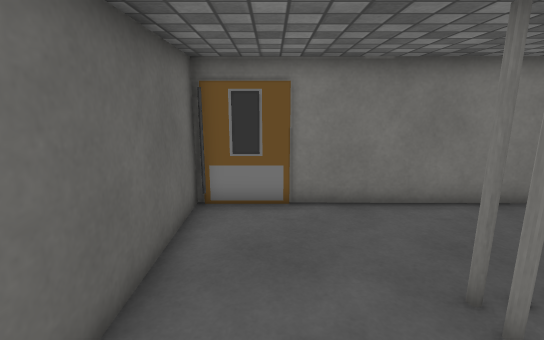
view 1 (above)

12 first-person views from a walk through a scene from a Unity 3-D project. The camera is 1.4 m above the floor, tilts 12° down and sees 85° across. The floor is counted in squares, 0.5 m on a side. Each view is taken from the middle of a square. On the plan, view 1 faces up. The plan holds only what a view shows up to about 20 squares ahead; the rest is blank. The player is left out. Some surface patterns are stand-ins.

view 2
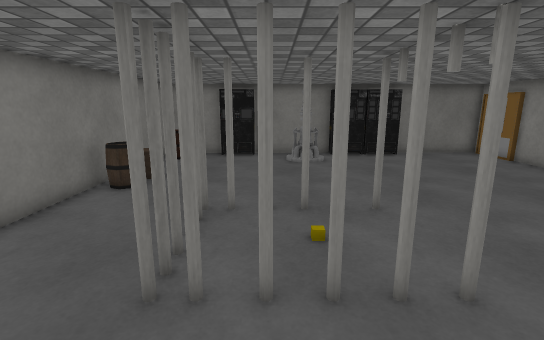

view 3
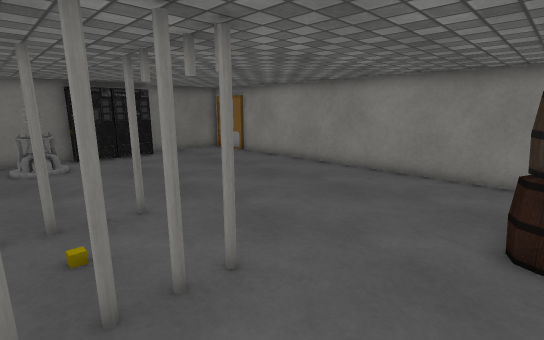

view 4
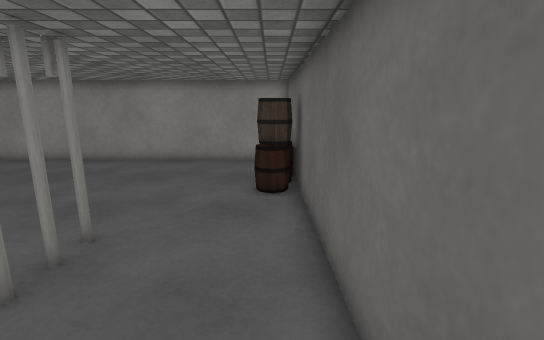

view 5
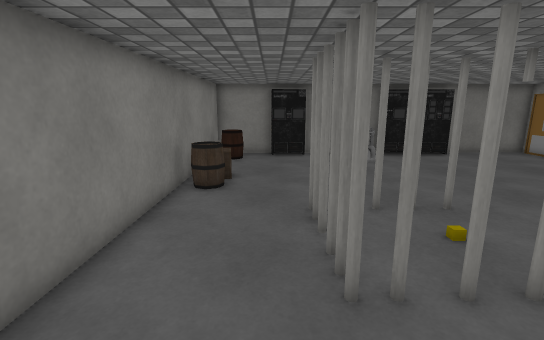

view 6
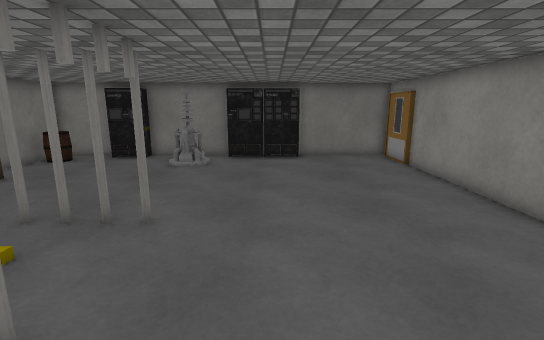

view 7
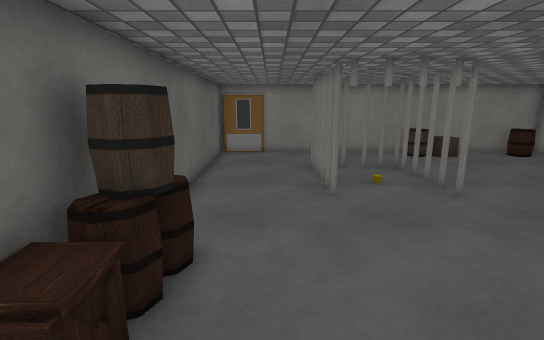

view 8
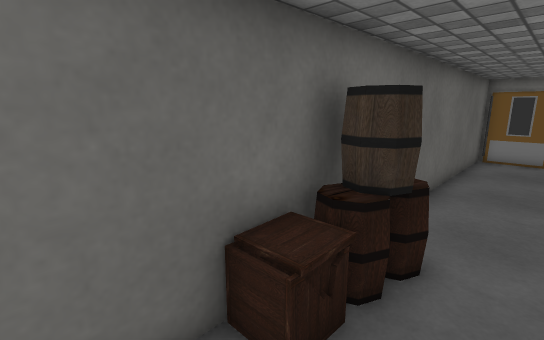

view 9
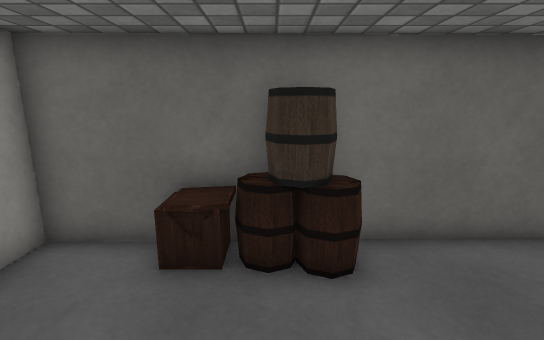

view 10
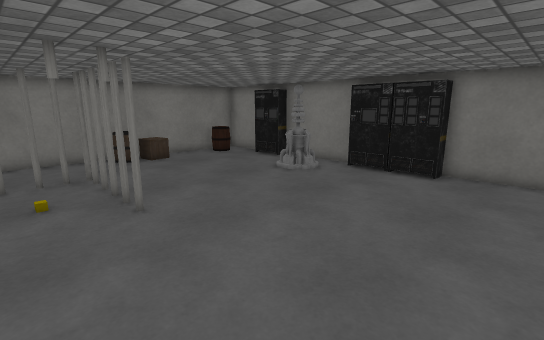

view 11
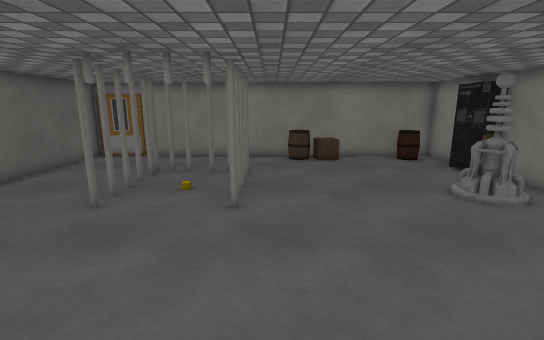

view 12
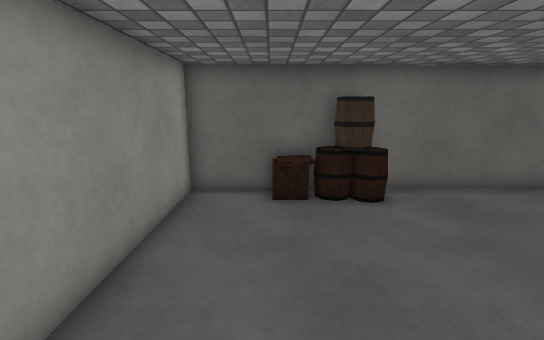

### Floor plan
Key: @ floor where view 1 was taken; # wall or solid block; x gap in a wall; . floor; = window, fence, low wall or low ledge; O other object.
Columns run from 2 left of view 1 to 17 right of it. Each row starts with its distance up from view 1.
  8 ###################
  7 #..........=#  ..=#
  6 #.................#
  5 #.................#
  4 #....##.##........ #
  3 #....# . #........ #
  2 #..................#
  1 #................O.#
  0 #.@..... #.......#x#
 -1 #....OOOO#.........#
 -2 #..................#
 -3 #..................#
 -4 ##................ #
 -5 ###............... #
 -6 ###................#
 -7 ##.................#
 -8 ##.................#
 -9 #...................
-10 #................
-11 ####################

Positions as (right, up) in squares from view 1, and headings:
1: (0, 0), facing up
2: (-1, 2), facing right
3: (-1, 2), facing down-right
4: (-1, 5), facing down
5: (-1, 5), facing right
6: (0, -4), facing right
7: (1, -10), facing up
8: (1, -10), facing up-left
9: (4, -6), facing left
10: (4, -9), facing up-right
11: (8, -9), facing up
12: (8, -8), facing left
